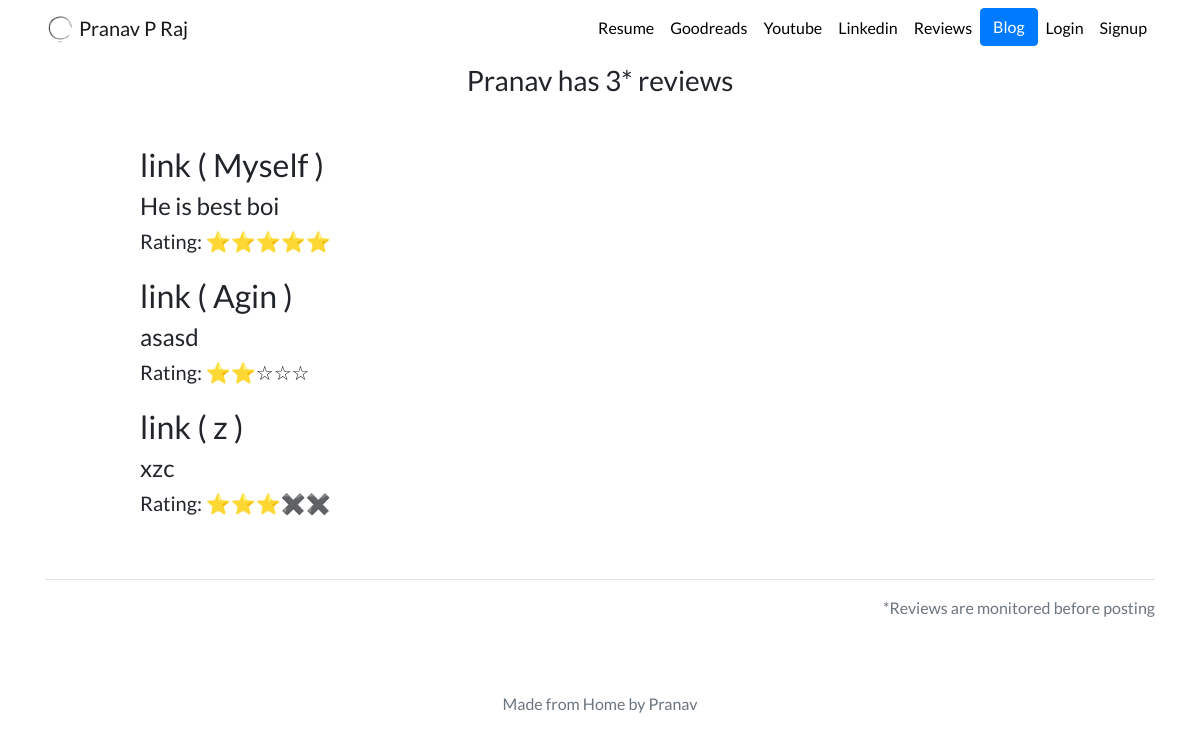
/review/, run on the app's committed database.
### portfolio/models.py (models this page shows)
class reviewed(models.Model):
    Name = models.ForeignKey(User, on_delete=models.CASCADE)
    Relationship = models.CharField(max_length=15,default=' ')
    Description = models.CharField(max_length = 100,blank=True)
    Rating = models.CharField(max_length=15,default=' ')
    Social = models.URLField(blank=True)
    Flag = models.BooleanField(default=False)

### portfolio/views.py (the view)
# urls.py: path('review/',views.reviews,name='reviews'),
def reviews(request):
    all_reviews = reviewed.objects.all()
    return render(request, 'portfolio/all_reviews.html', {'all_reviews':all_reviews})

### portfolio/templates/portfolio/all_reviews.html (shortened to what this page needs)
{% extends "portfolio/base.html" %}
{% load static %}
{% block content %}
<h3 class="text-center mb-5">Pranav has {{ all_reviews.count }}* review{{ all_reviews.count|pluralize }}</h3>
{% for view in all_reviews %}
{% if view.Flag %}
<div class="row justify-content-center my-3">
  <div class="col-md-10">
    {% if view.Social %}
    <a href="{{ view.Social }}">
    <h2>{{ view.Name }} ( {{ view.Relationship}}  )</h2>
    </a>
    {% else %}
    <h2>{{ view.Name }} ( {{ view.Relationship}}  )</h2>
    {% endif %}
    <h4>{{ view.Description }}</h4>
    <h5>Rating: {{ view.Rating }}</h5>
  </div>
</div>
{% endif %}
{% endfor %}
<footer class="py-3 my-4">
  <ul class="nav justify-content-center border-bottom pb-3 mb-3"></ul>
  <p class="text-right text-muted">*Reviews are monitored before posting</p>
</footer>
{% endblock %}

### portfolio/templates/portfolio/base.html (shortened to what this page needs)
{% load static %}
<!doctype html>
<html lang="en">
<head>
  <link rel="stylesheet" href="https://stackpath.bootstrapcdn.com/bootstrap/4.4.1/css/bootstrap.min.css">
  <link rel="stylesheet" href="{% static "portfolio/custom.css" %}">
</head>
<body>
  <nav id="topNav" class="navbar navbar-expand-md navbar-light">
    <div class="container">
      <a class="navbar-brand" href="{% url 'home' %}">
        <img src="{% static "portfolio/circle.png" %}" width="30" height="30" class="d-inline-block align-top" alt="Nick's Logo">
        <span>Pranav P Raj</span>
      </a>
      <div class="collapse navbar-collapse text-center" id="navbarNav">
        <ul class="navbar-nav ml-auto">
          <li class="nav-item">
            <a class="nav-link" href="{% static "portfolio/resume.pdf" %}">Resume</a>
          </li>
          <li class="nav-item">
            <a class="nav-link" href="https://www.goodreads.com/user/show/138524273-pranav-p-raj" target="_blank">Goodreads</a>
          </li>
          <li class="nav-item">
            <a class="nav-link" href="https://www.youtube.com/c/PranavPrithviraj/videos" target="_blank">Youtube</a>
          </li>
          <li class="nav-item">
            <a class="nav-link" href="https://www.linkedin.com/in/pranavprithviraj21/" target="_blank">Linkedin</a>
          </li>
          <li class="nav-item">
            <a class="nav-link" href="{% url 'reviews' %}" class="btn btn-primary">Reviews</a>
          </li>
          <li>
            <a role="button" href="{% url 'blog:all_blogs' %}" class="btn btn-primary">Blog</a>
          </li>
          {% if user.is_authenticated %}
          <li class="nav-item">
            <a class="nav-link" href="#" target="_blank">{{ user.username }}</a>
          </li>
          <form class="" action="{% url 'logoutuser' %}" method="POST">
            {% csrf_token %}
            <button class="btn btn-outline-danger" type="submit">Log Out</button>
            </form>
          {% else %}
          <li class="nav-item">
            <a class="nav-link" href="{% url 'loginuser'%}">Login</a>
          </li>
          <li class="nav-item">
            <a class="nav-link" href="{% url 'signupuser'%}">Signup</a>
          </li>
          {% endif %}
        </ul>
      </div>
    </div>
  </nav>
  <div class="container">
    {% block content %}{% endblock %}
  </div>
  <footer class="py-3 my-4">
    <p class="text-center text-muted">Made from Home by Pranav</p>
  </footer>
</body>
</html>

### portfolio/static/portfolio/custom.css (style rules this page uses)
.navbar-nav .nav-link { color: rgba(0,0,0,1) !important; }
body { font-family: 'Lato', sans-serif; }

### data on the page
reviewed: Name "link", Relationship "Myself", Description "He is best boi", Rating "⭐⭐⭐⭐⭐"
reviewed: Name "link", Relationship "Agin", Description "asasd", Rating "⭐⭐☆☆☆"
reviewed: Name "link", Relationship "z", Description "xzc", Rating "⭐⭐⭐✖️✖️"

### other printed values
{{ all_reviews.count }} "3"
